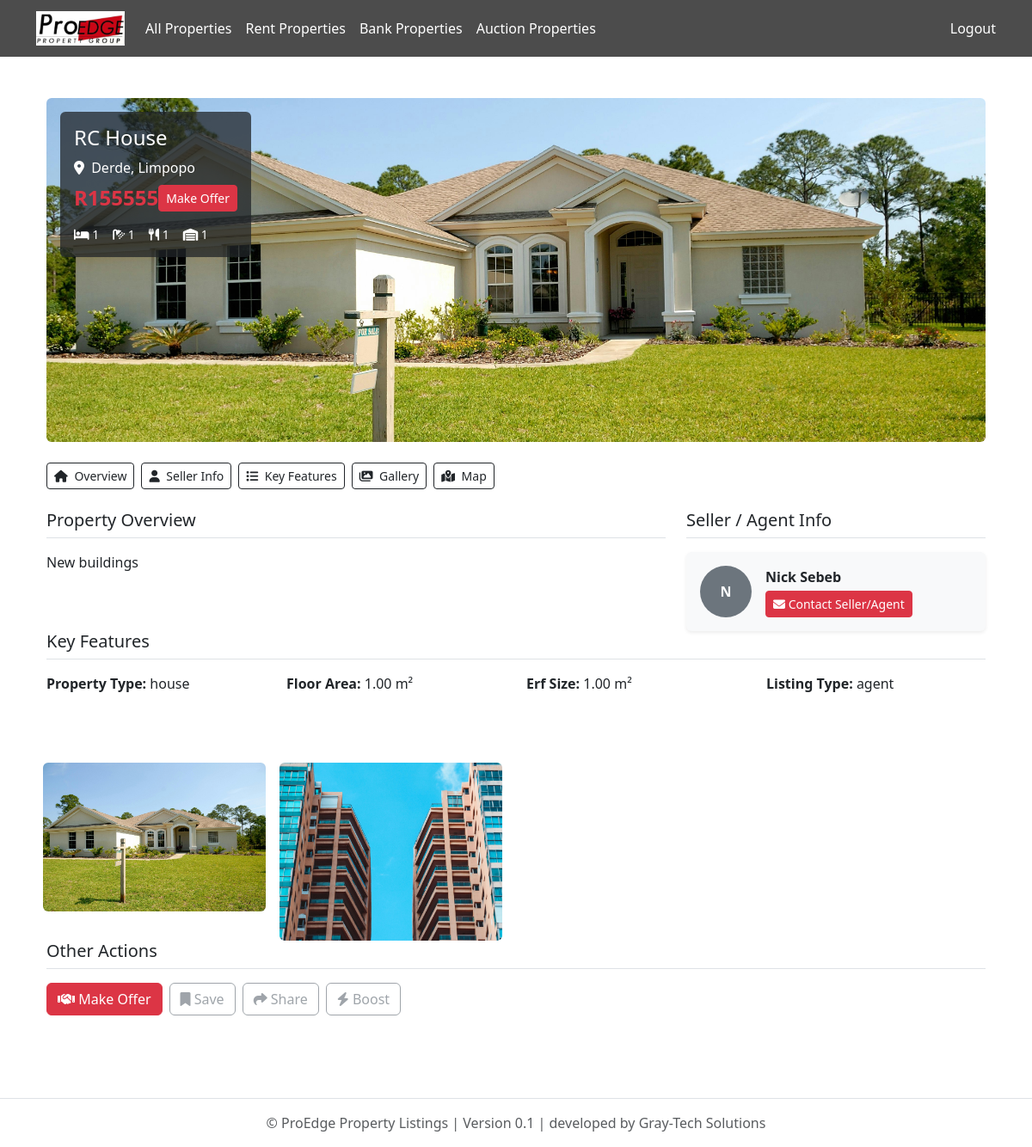
The app's page /properties/12/ (signed in) with its own data.
### listings/models.py (models this page shows, shortened)
class PropertyImage(models.Model):
    property = models.ForeignKey(Property, on_delete=models.CASCADE, related_name='images')
    image = models.ImageField(upload_to='property_images/')
    main_image = models.ImageField(upload_to='property_main_images/', null=True, blank=True)

class Property(models.Model):
    PROPERTY_TYPE_CHOICES = [
        ('house', 'House'),
        ('apartment', 'Apartment'),
        ('land', 'Vacant Land'),
        ('commercial', 'Commercial'),
        ('industrial', 'Industrial'),
    ]
    LISTING_TYPE_CHOICES = [
        ('private', 'Private Seller'),
        ('agent', 'Agent'),
        ('bank', 'Bank Property'),
    ]
    STATUS_CHOICES = [
        ('approved', 'Approved'),
        ('pending', 'Pending'),
        ('rejected', 'Rejected'),
        ('sold', 'Sold'),
    ]
    title = models.CharField(max_length=200)
    description = models.TextField()
    price = models.DecimalField(max_digits=12, decimal_places=2)
    location = models.CharField(max_length=255)
    province = models.CharField(max_length=100)  # Now a free-text field
    area = models.CharField(max_length=100, null=True, blank=True)
    property_type = models.CharField(max_length=20, choices=PROPERTY_TYPE_CHOICES)
    listing_type = models.CharField(max_length=20, choices=LISTING_TYPE_CHOICES, default='')
    status = models.CharField(max_length=20, choices=STATUS_CHOICES)
    latitude = models.DecimalField(max_digits=9, decimal_places=6, null=True, blank=True)
    longitude = models.DecimalField(max_digits=9, decimal_places=6, null=True, blank=True)
    floor_plan = models.FileField(upload_to='floor_plans/', null=True, blank=True)
    number_of_bedrooms = models.PositiveIntegerField(null=True, blank=True)
    number_of_kitchens = models.PositiveIntegerField(null=True, blank=True)
    number_of_bathrooms = models.PositiveIntegerField(null=True, blank=True)
    number_of_garages = models.PositiveIntegerField(null=True, blank=True)
    floor_area_m2 = models.DecimalField(max_digits=10, decimal_places=2, null=True, blank=True)
    erf_size_m2 = models.DecimalField(max_digits=10, decimal_places=2, null=True, blank=True)
    price_per_m2 = models.DecimalField(max_digits=10, decimal_places=2, null=True, blank=True)
    price_per_erf_m2 = models.DecimalField(max_digits=10, decimal_places=2, null=True, blank=True)
    has_parking = models.BooleanField(default=False)
    number_of_parking_slots = models.CharField(max_length=10, blank=True, default="N/A")
    seller = models.ForeignKey(settings.AUTH_USER_MODEL, on_delete=models.CASCADE, related_name='properties')
    buyer = models.ForeignKey(settings.AUTH_USER_MODEL, on_delete=models.SET_NULL, null=True, blank=True, related_name='purchased_properties')
    landlord = models.ForeignKey(settings.AUTH_USER_MODEL, on_delete=models.SET_NULL, null=True, blank=True, related_name='rented_properties')
    tenant = models.ForeignKey(settings.AUTH_USER_MODEL, on_delete=models.SET_NULL, null=True, blank=True, related_name='rented_by_properties')
    agent = models.ForeignKey(settings.AUTH_USER_MODEL, on_delete=models.SET_NULL, null=True, blank=True, related_name='listed_properties')
    bank = models.ForeignKey(settings.AUTH_USER_MODEL, on_delete=models.SET_NULL, null=True, blank=True, related_name='banked_properties')
    auctioneer = models.ForeignKey(settings.AUTH_USER_MODEL, on_delete=models.SET_NULL, null=True, blank=True, related_name='auctioned_properties')
    agency = models.ForeignKey('Agency', on_delete=models.CASCADE, null=True, blank=True, related_name='properties')
    created_at = models.DateTimeField(auto_now_add=True)
    class Meta:
        verbose_name_plural = "Properties"

### proedge/models.py (models this page shows, shortened)
class CustomUser(AbstractUser):
    ROLE_CHOICES = [
        ('buyer', 'Buyer'),
        ('seller', 'Seller'),
        ('tenant', 'Tenant'),
        ('agency', 'Agency'),
        ('landlord', 'Landlord'),
        ('agent', 'Agent'),
        ('bank', 'Bank'),
        ('auctioneer', 'Auctioneer'),
    ]
    role = models.CharField(max_length=20, choices=ROLE_CHOICES)
    email = models.EmailField(unique=True)
    is_email_verified = models.BooleanField(default=False)

### listings/views.py (the view)
# urls.py: path('properties/<int:pk>/', views.property_detail, name='property_detail'),
def property_detail(request, pk):
    try:
        prop = Property.objects.get(pk=pk)
    except Property.DoesNotExist:
        return render(request, '404.html', status=404)
    if prop.status in ['approved', 'sold'] or prop.seller == request.user:
        if request.user.groups.filter(name='Agents').exists():
            dashboard_url_name = 'agent_dashboard'
        elif request.user.groups.filter(name='Sellers').exists():
            dashboard_url_name = 'seller_dashboard'
        elif request.user.groups.filter(name='Buyers').exists():
            dashboard_url_name = 'buyer_dashboard'
        elif request.user.groups.filter(name='Tenants').exists():
            dashboard_url_name = 'tenant_dashboard'
        elif request.user.groups.filter(name='Landlords').exists():
            dashboard_url_name = 'landlord_dashboard'
        elif request.user.groups.filter(name='Auctioneers').exists():
            dashboard_url_name = 'auctioneer_dashboard'
        elif request.user.groups.filter(name='Bank').exists():
            dashboard_url_name = 'bank_dashboard'
        else:
            dashboard_url_name = 'dashboard_redirect'
        images = prop.images.all()
        return render(request, 'listings/property_detail.html', {
            'property': prop,
            'images': images,
            'user_dashboard_url_name': dashboard_url_name,
        })
    return HttpResponseForbidden("You are not allowed to view this property.")

### listings/templates/listings/property_detail.html (shortened to what this page needs)
{% extends 'base.html' %}
{% load static %}
{% block content %}
<div class="container my-5">
  {% if images %}
    <div class="position-relative mb-4">
      <img src="{{ images.0.image.url }}" class="img-fluid rounded w-100" style="height: 400px; object-fit: cover;" alt="Property-image">
      <div class="position-absolute top-0 start-0 bg-dark bg-opacity-75 text-white p-3 rounded m-3" style="max-width: 340px;">
        <h4 class="mb-2">{{ property.title }}</h4>
        <p class="mb-2"><i class="fas fa-map-marker-alt me-1"></i> {{ property.location }}, {{ property.province }}</p>
        <div class="d-flex justify-content-between align-items-center mb-2">
          <h4 class="mb-0 text-danger fw-bold">R{{ property.price|floatformat:0 }}</h4>
          <a href="{% url 'submit_interest' property.id %}" class="btn btn-danger btn-sm">Make Offer</a>
        </div>
        <div class="d-flex gap-3 mt-3 small">
          {% if property.number_of_bedrooms %}<span><i class="fas fa-bed"></i> {{ property.number_of_bedrooms }}</span>{% endif %}
          {% if property.number_of_bathrooms %}<span><i class="fas fa-shower"></i> {{ property.number_of_bathrooms }}</span>{% endif %}
          {% if property.number_of_kitchens %}<span><i class="fas fa-utensils"></i> {{ property.number_of_kitchens }}</span>{% endif %}
          {% if property.number_of_garages %}<span><i class="fas fa-warehouse"></i> {{ property.number_of_garages }}</span>{% endif %}
        </div>
      </div>
    </div>
  {% endif %}
  <div class="d-flex flex-wrap gap-2 mb-4">
    <a href="#overview" class="btn btn-outline-dark btn-sm"><i class="fas fa-home me-1"></i> Overview</a>
    <a href="#seller" class="btn btn-outline-dark btn-sm"><i class="fas fa-user me-1"></i> Seller Info</a>
    <a href="#features" class="btn btn-outline-dark btn-sm"><i class="fas fa-list me-1"></i> Key Features</a>
    <a href="#lightgallery" class="btn btn-outline-dark btn-sm"><i class="fas fa-images me-1"></i> Gallery</a>
    <a href="#map" class="btn btn-outline-dark btn-sm"><i class="fas fa-map-marked-alt me-1"></i> Map</a>
  </div>
  <div class="row mb-5">
    <div class="col-md-8" id="overview">
      <h5 class="mb-3 border-bottom pb-2">Property Overview</h5>
      <p>{{ property.description }}</p>
    </div>
    <div class="col-md-4" id="seller">
  <h5 class="mb-3 border-bottom pb-2">Seller / Agent Info</h5>
  {% if user.is_authenticated %}
    <div class="bg-light p-3 rounded shadow-sm d-flex align-items-center gap-3">
      {% if property.seller.userprofile.profile_picture %}
        <img src="{{ property.seller.userprofile.profile_picture.url }}" alt="Profile Picture"
             class="rounded-circle border" style="width: 60px; height: 60px; object-fit: cover;">
      {% else %}
        <div class="rounded-circle bg-secondary d-flex justify-content-center align-items-center text-white fw-bold"
             style="width: 60px; height: 60px;">
          {{ property.seller.username|first|upper }}
        </div>
      {% endif %}
      <div>
        <p class="mb-1 fw-semibold">{{ property.seller.get_full_name|default:property.seller.username }}</p>
        <a href="{% url 'contact_seller' property.id %}" class="btn btn-danger btn-sm">
          <i class="fas fa-envelope"></i> Contact Seller/Agent
        </a>
      </div>
    </div>
  {% else %}
    <p class="text-danger">Please <a href="{% url 'login' %}">login</a> to contact the seller/agent.</p>
  {% endif %}
</div>
  <div id="features" class="mb-5">
    <h5 class="mb-3 border-bottom pb-2">Key Features</h5>
    <div class="row">
      <div class="col-md-3"><strong>Property Type:</strong> {{ property.property_type }}</div>
      <div class="col-md-3"><strong>Floor Area:</strong> {{ property.floor_area_m2 }} m²</div>
      <div class="col-md-3"><strong>Erf Size:</strong> {{ property.erf_size_m2 }} m²</div>
      <div class="col-md-3"><strong>Listing Type:</strong> {{ property.listing_type }}</div>
    </div>
  </div>
<div id="lightgallery" class="row g-3">
  {% for image in images %}
    <div class="col-6 col-md-3">
      <a href="{{ image.image.url }}" class="gallery-item">
        <img src="{{ image.image.url }}" class="img-fluid rounded" alt="Gallery Image">
      </a>
    </div>
  {% endfor %}
</div>
  <div class="mb-5">
    <h5 class="mb-3 border-bottom pb-2">Other Actions</h5>
    <div class="d-flex gap-2 flex-wrap">
      <a href="{% url 'submit_interest' property.id %}" class="btn btn-danger"><i class="fas fa-handshake"></i> Make Offer</a>
      <button class="btn btn-outline-secondary" disabled><i class="fas fa-bookmark"></i> Save</button>
      <button class="btn btn-outline-secondary" disabled><i class="fas fa-share"></i> Share</button>
      <button class="btn btn-outline-secondary" disabled><i class="fas fa-bolt"></i> Boost</button>
    </div>
  </div>
</div>
<link href="https://cdn.jsdelivr.net/npm/lightgallery@2.7.1/css/lightgallery.min.css" rel="stylesheet">
{% endblock %}

### records on screen
PropertyImage: image (picture)
Property: title "RC House", location "Derde", province "Limpopo", price "155555", number_of_bedrooms "1", number_of_bathrooms "1", number_of_kitchens "1", number_of_garages "1", description "New buildings", seller.username|first "N", seller.get_full_name "Nick Sebeb", property_type "house", floor_area_m2 "1.00", erf_size_m2 "1.00", listing_type "agent"
PropertyImage: image (picture)
